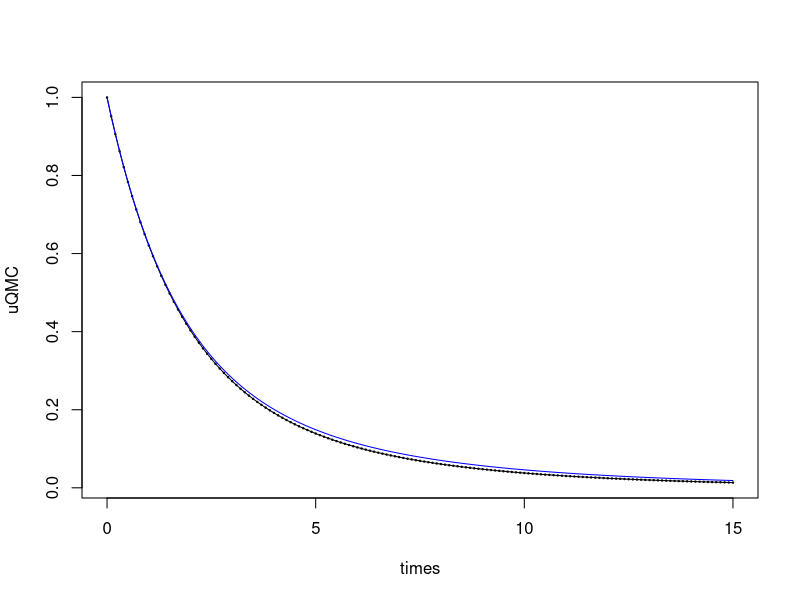
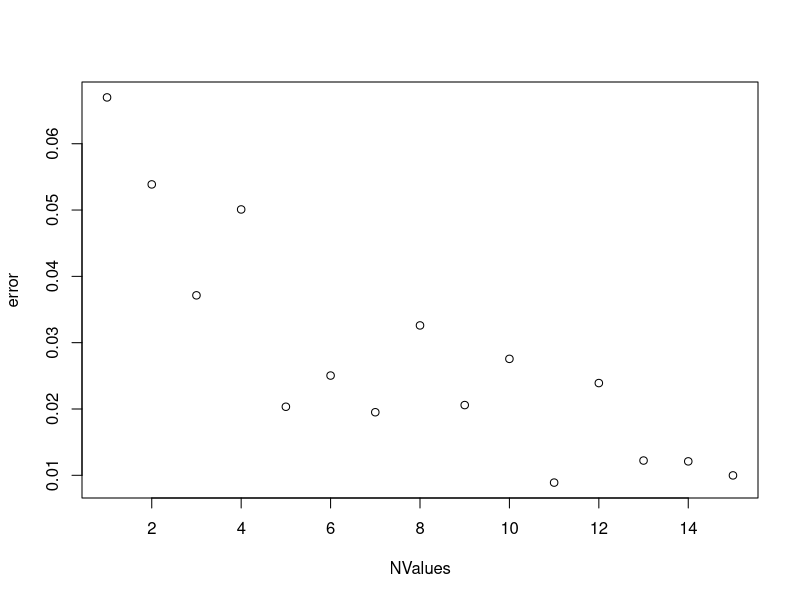

R code for these plots, in order:
#### Ex.3 ####
J<-1000
LambdaOdd<-runif(J,0.1,0.9)
LambdaEven<-rep(1,J)-LambdaOdd
t<-seq(0,15,length.out=150)
#Solve for each value
OddSolutions<-matrix(0,nrow=J,ncol=length(t)) #each row is an odd lambda value
EvenSolutions<-matrix(0,nrow=J,ncol=length(t)) #each row is an even lambda value
for (i in 1:J){
  OddSolutions[i,]<-exp(-1*LambdaOdd[i]*t) #fill with solution
  EvenSolutions[i,]<-exp(-1*LambdaEven[i]*t)
}
m_u<-(-1/(2*0.4*t))*(exp(-0.9*t)-exp(-0.1*t))
covariance<-rep(0,length(t))
for (j in 1:J){
  covariance<-covariance+(OddSolutions[j,]-m_u)*(EvenSolutions[j,]-m_u)
}
covariance<-(1/J)*covariance
covariance #can clearly see that all the elements here are negative
W_J<-rep(0,length(t))
for (k in 1:J){
  W_J<-W_J+OddSolutions[k,]
  W_J<-W_J+EvenSolutions[k,]
}
W_J<-(1/(2*J))*W_J
ReducedVariance<-rep(0,length(t))
ReducedVariance<-(W_J-m_u)^2
sigmasquare<-(-1/(4*0.4*t))*(exp(-1.8*t)-exp(-0.2*t))-(1/(4*0.16*t^2))*(exp(-0.9*t)-exp(-0.1*t))^2
sigmasquare<-(1/(2*J))*sigmasquare
sigmasquare-ReducedVariance #differences are order 10^(-6), very small amounts, need at least J=1000

#### Ex.4 ####
#Need to form the Van der Corput sequence
binary=function(n,K,d){ #Get terms in binary expansion
d[K+1]<-1 #in all cases 1 is the final term
n<-n-2^(K)
for (i in 0:K-1)
{
  if (2^(i)<=n){
    nextK<-i
  }
}
if (n==0){
  return(d)
}
else {
binary(n,nextK,d)
}
}
#Now form Van der Corput sequence
error<-rep(0,15)
for (N in 1:15){
  
eps<-rep(0,N)
for (n in 1:N)
{
  for (i in 0:3)
  {
    if (n>=2^(i)){
       K<-i
    }
  }
  d<-rep(0,K+1)
  d<-binary(n,K,d)
  term<-0
  for (j in 0:K){
    term<-term+d[j+1]*2^(-j-1)
  }
  eps[n]<-term
}
lambdaValues<-0.1*rep(1,N)+0.8*eps
times<-seq(0,15,by=0.1)
uSamples<-matrix(0,nrow=N,ncol=length(times))
uQMC<-rep(0,length(times))
for (i in 1:N){
  uSamples[i,]<-exp(-lambdaValues[i]*times)
  uQMC<-uQMC+(1/N)*uSamples[i,]
}
muTrue<- -1.25*(1/times)*(exp(-0.9*times)-exp(-0.1*times))
muTrue[1]<-1
error[N]<-max(abs((muTrue-uQMC))) #this shows that the method works effectively a bit better
}

plot(times,uQMC,cex=0.2)
lines(times,uQMC,col="black")
lines(times,muTrue,lty="solid",col="blue")
NValues<-seq(1,15,by=1)
plot(NValues,error)

